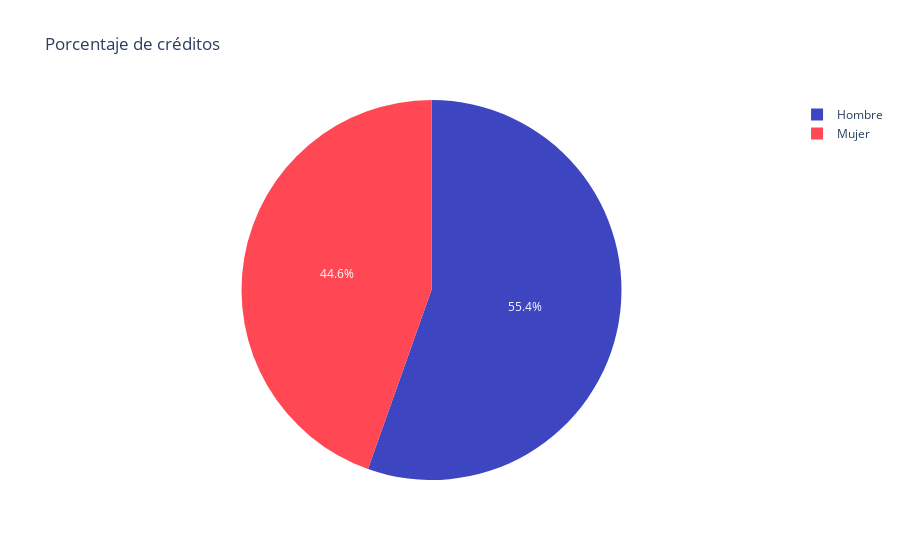

The notebook cell this image was saved under:
### Markdown cell above
sex = pd.DataFrame
sex['sexo_label'] = ['Hombre', 'Mujer']
sex = pd.Series(sex)
sex
conteo = pd.DataFrame()
conteo = pd.concat([conteo_total_df,sex.reindex(conteo_total_df.index) ], axis=0) #En columna
conteo

### Code cell
# Calcular el total de registros
sex = conteo_total_df['sexo']
conteo_totall = conteo_total_df['conteo_total']
total_registros = conteo_totall.sum()
print("Total de registros: ", total_registros)

# Calcular el porcentaje que representa cada número de baños único del total
porcentajes = (conteo_totall / total_registros) * 100

# Crear el gráfico de pastel
colores_personalizados = ['#3d45c0','#ff4853'] 
fig = go.Figure(data=[go.Pie(
    labels=sex, 
    values=porcentajes, 
    sort=False, marker=dict(colors=colores_personalizados,))])
fig.update_layout(title="Porcentaje de créditos")


# Exportar gráfica como archivo HTML
def guardar_grafico_como_html(fig, nombre_archivo, carpeta='graficas'):
    # Crear la carpeta si no existe
    if not os.path.exists(carpeta):
        os.makedirs(carpeta)
    
    # Gráfica como archivo HTML en la carpeta especificada
    pio.write_html(fig, f'{carpeta}/{nombre_archivo}.html')

# Exportar
guardar_grafico_como_html(fig, 'g_pie_creditosgenero_puebla', carpeta='graficas')

fig.show()

### Figure 1 — Plotly figure (JSON) as saved in the notebook; plotly's stock layout.template omitted (floating-point values rounded to 4 significant figures)
{"data": [{"labels": ["Hombre", "Mujer"], "marker": {"colors": ["#3d45c0", "#ff4853"]}, "sort": false, "type": "pie", "values": [55.43, 44.57]}], "layout": {"title": {"text": "Porcentaje de créditos"}}}
